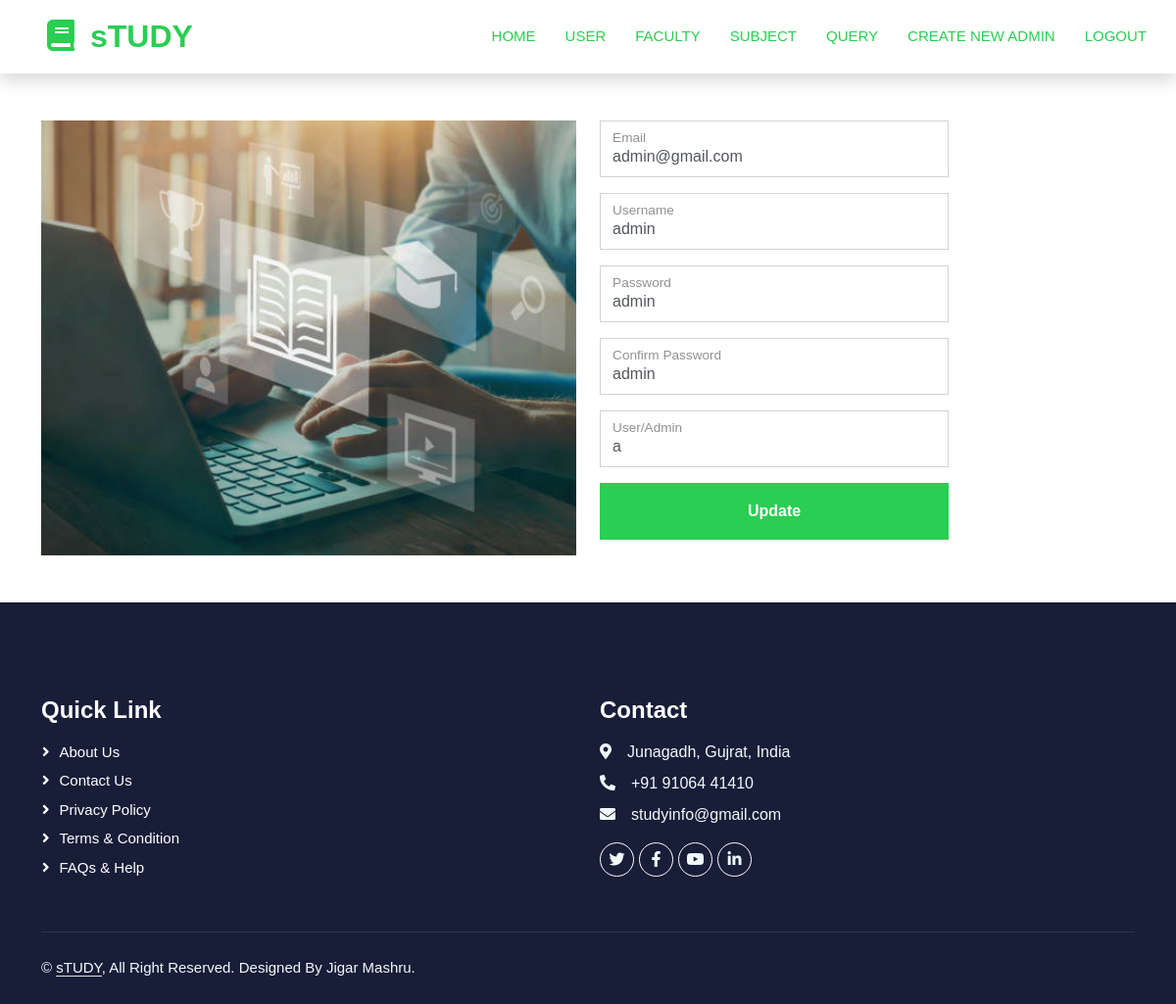
The page /admin/edit.php?id=1 on the database its author committed.
### tables this page shows
CREATE TABLE `userdata` (
  `id` int(50) NOT NULL,
  `email` varchar(50) NOT NULL,
  `username` varchar(50) NOT NULL,
  `password` varchar(50) NOT NULL,
  `au` varchar(50) NOT NULL
);

### admin/edit.php (the view, shortened to what this page needs)
<?php
$con = mysqli_connect("localhost","root","","userinfo");
$uid = $_GET['id'];
$u1 = mysqli_fetch_array(mysqli_query($con, "SELECT * FROM `userdata` WHERE id='$uid'"));
?>
<!DOCTYPE >
<html>
<head>
    <link href="https://cdnjs.cloudflare.com/ajax/libs/font-awesome/5.10.0/css/all.min.css" rel="stylesheet">
    <link href="https://cdn.jsdelivr.net/npm/bootstrap-icons@1.4.1/font/bootstrap-icons.css" rel="stylesheet">
    <link href="../lib/animate/animate.min.css" rel="stylesheet">
    <link href="../lib/owlcarousel/assets/owl.carousel.min.css" rel="stylesheet">
    <link href="../css/bootstrap.min.css" rel="stylesheet">
    <link href="../css/style.css" rel="stylesheet">
</head>
<body>
    <nav class="navbar navbar-expand-lg bg-white navbar-light shadow sticky-top p-0">
        <a href="#" class="navbar-brand d-flex align-items-center px-4 px-lg-5">
            <h2 class="m-0 text-primary"><i class="fa fa-book me-3"></i>sTUDY</h2>
        </a>
        <div class="collapse navbar-collapse" id="navbarCollapse">
            <div class="navbar-nav ms-auto p-4 p-lg-0">
                <a href="admin.php" class="nav-item nav-link">Home</a>
                <a href="#user" class="nav-item nav-link">user</a>
                <a href="#faculty" class="nav-item nav-link">Faculty</a>
                <a href="#subject" class="nav-item nav-link">Subject</a>
                <a href="#query" class="nav-item nav-link">Query</a>
                <a href="signup.php" class="nav-item nav-link">Create New Admin</a>
                <a href="logout.php" class="nav-item nav-link">LogOut</a>
            </div>
        </div>
    </nav>
    <div class="container-xxl py-5">
        <div class="container">
            <div class="row g-4">
                <div class="col-lg-6 wow fadeInUp" style="min-height: 400px;">
                    <div class="position-relative h-100">
                        <img class="img-fluid position-absolute w-100 h-100" src="../img/u1.jpg" style="object-fit: cover;">
                    </div>
                </div>
                <div class="col-lg-4 col-md-12 wow fadeInUp">
                    <form action="" method="post">
                        <div class="row g-3">
                            <div class="col-12">
                                <div class="form-floating">
                                    <input type="text" class="form-control" value="<?php echo $u1['email'] ?>" name="email" placeholder="Email" required>
                                    <label>Email</label>
                                </div>
                            </div>
                            <div class="col-12">
                                <div class="form-floating">
                                    <input type="text" class="form-control" value="<?php echo $u1['username'] ?>" name="unm" required>
                                    <label>Username</label>
                                </div>
                            </div>
                            <div class="col-12">
                                <div class="form-floating">
                                    <input type="text" class="form-control" value="<?php echo $u1['password'] ?>" name="psw" placeholder="Email" required>
                                    <label>Password</label>
                                </div>
                            </div>
                            <div class="col-12">
                                <div class="form-floating">
                                    <input type="text" class="form-control" value="<?php echo $u1['password'] ?>" name="cpsw" placeholder="Email" required>
                                    <label>Confirm Password</label>
                                </div>
                            </div>
                            <div class="col-12">
                                <div class="form-floating">
                                    <input type="text" class="form-control" value="<?php echo $u1['au'] ?>" name="au" placeholder="Email" required>
                                    <label>User/Admin</label>
                                </div>
                            </div>
                            <div class="col-12">
                                <button class="btn btn-primary w-100 py-3" type="submit" name="ok">Update</button>
                            </div>
                        </div>
                    </form>
                </div>
            </div>
        </div>
    </div>
<div class="container-fluid bg-dark text-light footer pt-5 wow fadeIn">
        <div class="container py-5">
            <div class="row lg-5">
                <div class="col-lg-6 col-md-12">
                    <h4 class="text-white mb-3">Quick Link</h4>
                    <a class="btn btn-link" href="#">About Us</a>
                    <a class="btn btn-link" href="#">Contact Us</a>
                    <a class="btn btn-link" href="#">Privacy Policy</a>
                    <a class="btn btn-link" href="#">Terms & Condition</a>
                    <a class="btn btn-link" href="#">FAQs & Help</a>
                </div>
                <div class="col-lg-6 col-md-12">
                    <h4 class="text-white mb-3">Contact</h4>
                    <p class="mb-2"><i class="fa fa-map-marker-alt me-3"></i>Junagadh, Gujrat, India</p>
                    <p class="mb-2"><i class="fa fa-phone-alt me-3"></i>+91 91064 41410</p>
                    <p class="mb-2"><i class="fa fa-envelope me-3"></i>studyinfo@gmail.com</p>
                    <div class="d-flex pt-2">
                        <a class="btn btn-outline-light btn-social" href=""><i class="fab fa-twitter"></i></a>
                        <a class="btn btn-outline-light btn-social" href=""><i class="fab fa-facebook-f"></i></a>
                        <a class="btn btn-outline-light btn-social" href=""><i class="fab fa-youtube"></i></a>
                        <a class="btn btn-outline-light btn-social" href=""><i class="fab fa-linkedin-in"></i></a>
                    </div>
                </div>
            </div>
        </div>
        <div class="container">
            <div class="copyright">
                <div class="row">
                    <div class="col-md-6 text-center text-md-start mb-3 mb-md-0">
                         &copy; <a class="border-bottom" href="#">sTUDY</a>, All Right Reserved. Designed By Jigar Mashru.
                    </div>
                </div>
            </div>
        </div>
    </div>
</body>
</html>

### css/style.css (style rules this page uses)
:root { --primary: #2ace53; --light: #F0FBFC; --dark: #2ace53; }
.btn { font-family: 'Nunito', sans-serif; font-weight: 600; transition: .5s; }
.btn.btn-primary, .btn.btn-secondary { color: #FFFFFF; }
.navbar-light .navbar-nav .nav-link { margin-right: 30px; padding: 25px 0; color: #FFFFFF; font-size: 15px; text-transform: uppercase; outline: none; }
.navbar-light .navbar-brand, .navbar-light a.btn { height: 75px; }
.navbar-light .navbar-nav .nav-link { color: var(--dark); font-weight: 500; }
.navbar-light.sticky-top { top: -100px; transition: .5s; }
.footer .btn.btn-social { margin-right: 5px; width: 35px; height: 35px; display: flex; align-items: center; justify-content: center; color: var(--light); font-weight: normal; border: 1px solid #FFFFFF; border-radius: 35px; transition: .3s; }
.footer .btn.btn-link { display: block; margin-bottom: 5px; padding: 0; text-align: left; color: #FFFFFF; font-size: 15px; font-weight: normal; text-transform: capitalize; transition: .3s; }
.footer .btn.btn-link::before { position: relative; content: "\f105"; font-family: "Font Awesome 5 Free"; font-weight: 900; margin-right: 10px; }
.footer .copyright { padding: 25px 0; font-size: 15px; border-top: 1px solid rgba(256, 256, 256, .1); }
.footer .copyright a { color: var(--light); }

### rows shown on the page
userdata: email "admin@gmail.com", unm "admin", psw "admin", cpsw "admin", au "a"
